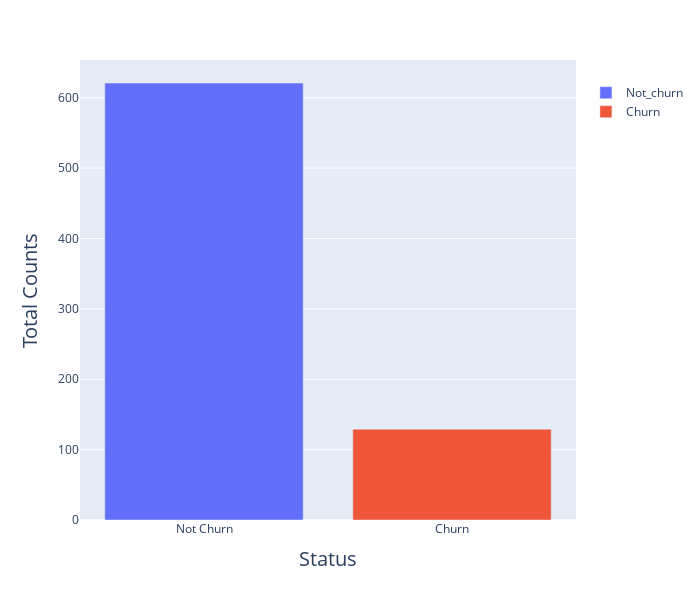

The code cell stored with this chart in its notebook:
### Code cell
chrun_prop = dataset_test['churn'].value_counts().to_frame()
fig = px.bar(data_frame=chrun_prop, x=chrun_prop.index, y='churn', color=['Not_churn', 'Churn'])
fig.update_layout(
    width=700, 
    height=600, 
    legend=dict(title=' '),
    xaxis=dict(tickvals=[0,1], ticktext=['Not Churn', 'Churn'], title='Status', title_font=dict(size=20)),
    yaxis=dict(title='Total Counts', title_font=dict(size=20))
)
fig.update_traces(
    hovertemplate='Status: %{x}<br>Total Counts: %{y}',
)
fig.show()

### Figure 1 — Plotly figure (JSON) as saved in the notebook; plotly's stock layout.template omitted (floating-point values rounded to 4 significant figures)
{"data": [{"alignmentgroup": "True", "hovertemplate": "Status: %{x}<br>Total Counts: %{y}", "legendgroup": "Not_churn", "marker": {"color": "#636efa", "pattern": {"shape": ""}}, "name": "Not_churn", "offsetgroup": "Not_churn", "orientation": "v", "showlegend": true, "textposition": "auto", "type": "bar", "x": [0], "xaxis": "x", "y": [621], "yaxis": "y"}, {"alignmentgroup": "True", "hovertemplate": "Status: %{x}<br>Total Counts: %{y}", "legendgroup": "Churn", "marker": {"color": "#EF553B", "pattern": {"shape": ""}}, "name": "Churn", "offsetgroup": "Churn", "orientation": "v", "showlegend": true, "textposition": "auto", "type": "bar", "x": [1], "xaxis": "x", "y": [129], "yaxis": "y"}], "layout": {"barmode": "relative", "height": 600, "legend": {"title": {"text": " "}, "tracegroupgap": 0}, "margin": {"t": 60}, "width": 700, "xaxis": {"anchor": "y", "domain": [0, 1], "ticktext": ["Not Churn", "Churn"], "tickvals": [0, 1], "title": {"font": {"size": 20}, "text": "Status"}}, "yaxis": {"anchor": "x", "domain": [0, 1], "title": {"font": {"size": 20}, "text": "Total Counts"}}}}
